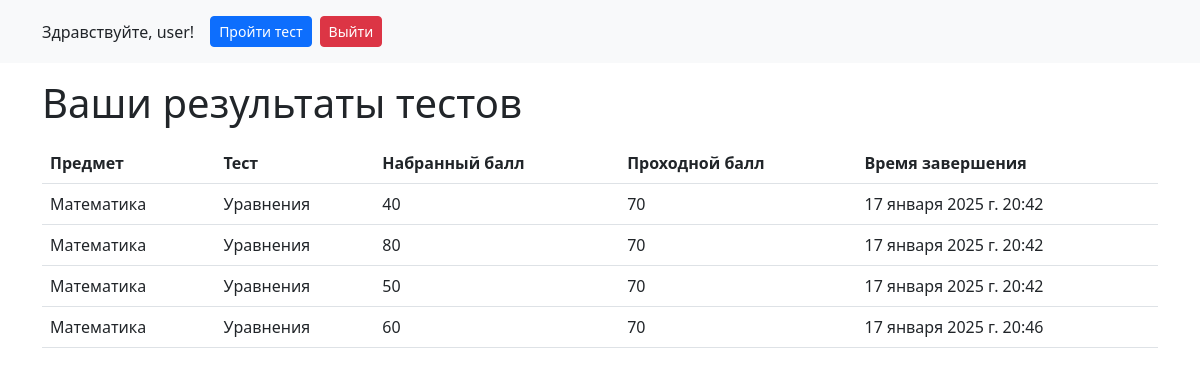
Page /results (signed in) on the earlier database version.
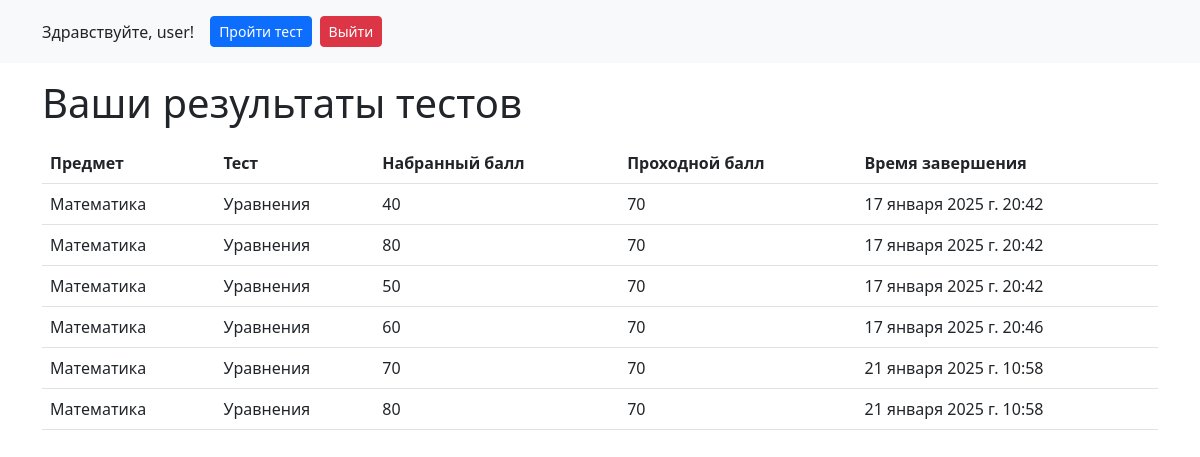
Same page on the later database version.
### quiz/models.py (models this page shows, shortened)
class UserTestResult(models.Model):
    user = models.ForeignKey(User, on_delete=models.CASCADE)
    test = models.ForeignKey(Test, on_delete=models.CASCADE)
    score = models.IntegerField()
    completed_at = models.DateTimeField(auto_now_add=True)

class Test(models.Model):
    subject = models.ForeignKey(Subject, on_delete=models.CASCADE)
    name = models.CharField(max_length=200)
    pass_score = models.IntegerField(default=100)  # Проходной балл
    start_time = models.DateTimeField()  # Начало теста
    end_time = models.DateTimeField()  # Окончание теста
    duration = models.IntegerField()  # Длительность теста в минутах
    access_key = models.CharField(max_length=50, unique=True)  # Ключ доступа

class Subject(models.Model):
    name = models.CharField(max_length=100)

### quiz/views.py (the view)
# urls.py: path('results', UserTestResultsView.as_view(), name='user_results')
class UserTestResultsView(mixins.LoginRequiredMixin, views.View):
    def get(self, request):
        user_results = UserTestResult.objects.filter(user=request.user)
        return render(request, 'quiz/user_results.html', {'results': user_results})

### quiz/templates/quiz/user_results.html (shortened to what this page needs)
<!DOCTYPE html>
<html lang="ru">
<head>
    <link href="https://cdn.jsdelivr.net/npm/bootstrap@5.3.0/dist/css/bootstrap.min.css" rel="stylesheet">
</head>
<body>
    <header class="bg-light p-3 mb-3">
        <div class="container d-flex justify-content-between align-items-center">
            <div class="d-flex align-items-center">
                <span class="me-3">Здравствуйте, {{ user.username }}!</span>
                <a href="{% url 'home' %}" class="btn btn-primary btn-sm me-2">Пройти тест</a>
                <form method="post" action="{% url 'log_out' %}">
                    <button type="submit" class="btn btn-danger btn-sm">Выйти</button>
                </form>
            </div>
        </div>
    </header>
    <div class="container">
        <h1 class="mb-3">Ваши результаты тестов</h1>
        {% if results %}
        <table class="table">
            <thead>
                <tr>
                    <th>Предмет</th>
                    <th>Тест</th>
                    <th>Набранный балл</th>
                    <th>Проходной балл</th>
                    <th>Время завершения</th>
                </tr>
            </thead>
            <tbody>
                {% for result in results %}
                <tr>
                    <td>{{ result.test.subject.name }}</td>
                    <td>{{ result.test.name }}</td>
                    <td>{{ result.score }}</td>
                    <td>{{ result.test.pass_score }}</td>
                    <td>{{ result.completed_at }}</td>
                </tr>
                {% endfor %}
            </tbody>
        </table>
        {% else %}
        <div class="alert alert-info">У вас пока нет результатов тестов.</div>
        {% endif %}
    </div>
</body>
</html>

Differences in the rows shown:
added UserTestResult: test.subject.name "Математика", test.name "Уравнения", score "70", test.pass_score "70", completed_at "21 января 2025 г. 10:58"
added UserTestResult: test.subject.name "Математика", test.name "Уравнения", score "80", test.pass_score "70", completed_at "21 января 2025 г. 10:58"
